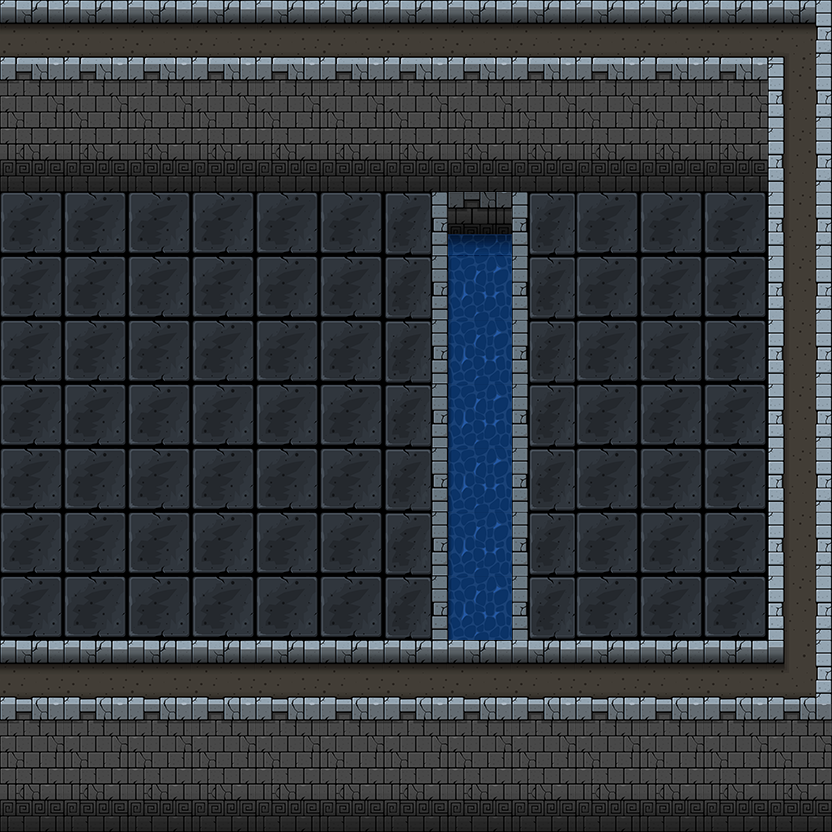

Below is a game level as drawn by its tile map, then a one-line description and the .tmx file that defines it, in full:
An orthogonal 13x13 tile map with 64x64 px tiles, 3 tile layers (flour, blockLayer, upperLayer) and 5 objects.

<map version="1.0" tiledversion="1.1.6" orientation="orthogonal" renderorder="right-down" width="13" height="13" tilewidth="64" tileheight="64" infinite="0" nextobjectid="6">
 <tileset firstgid="1" name="tileSheet30-08ver64px" tilewidth="64" tileheight="64" tilecount="260" columns="13">
  <image source="tileSheet30-08ver64px.png" width="832" height="1280" />
 </tileset>
 <layer name="flour" width="13" height="13">
  <data encoding="csv">
0,0,0,0,0,0,0,0,0,0,0,0,0,
0,0,0,0,0,0,0,0,0,0,0,0,0,
0,0,0,0,0,0,0,0,0,0,0,0,0,
56,56,56,56,56,56,81,0,0,0,0,0,0,
56,56,56,56,56,56,81,0,0,0,0,0,0,
56,56,56,56,56,56,81,0,0,0,0,0,0,
56,56,56,56,56,56,81,0,0,0,0,0,0,
56,56,56,56,56,56,81,0,0,0,0,0,0,
56,56,56,56,56,56,81,0,0,0,0,0,0,
56,56,56,56,56,56,81,0,0,0,0,0,0,
0,0,0,0,0,0,0,0,0,0,0,0,0,
0,0,0,0,0,0,0,0,0,0,0,0,0,
0,0,0,0,0,0,0,0,0,0,0,0,0
</data>
 </layer>
 <layer name="blockLayer" width="13" height="13">
  <data encoding="csv">
5,5,5,5,5,5,5,5,5,5,5,5,62,
19,19,19,19,19,19,19,19,19,19,19,19,27,
32,32,32,32,32,32,32,32,32,32,32,32,27,
0,0,0,0,0,0,0,83,85,56,56,56,27,
0,0,0,0,0,0,0,133,85,56,56,56,27,
0,0,0,0,0,0,0,133,85,56,56,56,27,
0,0,0,0,0,0,0,133,85,56,56,56,27,
0,0,0,0,0,0,0,133,85,56,56,56,27,
0,0,0,0,0,0,0,133,85,56,56,56,27,
0,0,0,0,0,0,0,133,85,56,56,56,27,
0,0,0,0,0,0,0,3,3,3,3,3,75,
19,19,19,19,19,19,19,19,19,19,19,19,19,
32,32,32,32,32,32,32,32,32,32,32,32,32
</data>
 </layer>
 <layer name="upperLayer" width="13" height="13">
  <data encoding="csv">
0,0,0,0,0,0,0,0,0,0,0,0,0,
0,0,0,0,0,0,0,0,0,0,0,0,0,
0,0,0,0,0,0,0,0,0,0,0,0,0,
0,0,0,0,0,0,0,0,0,0,0,0,0,
0,0,0,0,0,0,0,0,0,0,0,0,0,
0,0,0,0,0,0,0,0,0,0,0,0,0,
0,0,0,0,0,0,0,0,0,0,0,0,0,
0,0,0,0,0,0,0,0,0,0,0,0,0,
0,0,0,0,0,0,0,0,0,0,0,0,0,
0,0,0,0,0,0,0,0,0,0,0,0,0,
3,3,3,3,3,3,3,0,0,0,0,0,0,
0,0,0,0,0,0,0,0,0,0,0,0,0,
0,0,0,0,0,0,0,0,0,0,0,0,0
</data>
 </layer>
 <objectgroup name="objectsLayer">
  <object id="1" gid="177" x="378" y="591" width="64" height="64">
   <properties>
    <property name="type" value="playerStartPosition" />
   </properties>
  </object>
  <object id="2" gid="235" x="624" y="274" width="64" height="64">
   <properties>
    <property name="type" value="barrelVacibHit" />
   </properties>
  </object>
  <object id="3" gid="236" x="621" y="371" width="64" height="64">
   <properties>
    <property name="type" value="barrelHaramHit" />
   </properties>
  </object>
  <object id="4" gid="237" x="619" y="475" width="64" height="64">
   <properties>
    <property name="type" value="barrelSunnaHit" />
   </properties>
  </object>
  <object id="5" gid="239" x="618" y="586" width="64" height="64">
   <properties>
    <property name="type" value="barrelFardHit" />
   </properties>
  </object>
 </objectgroup>
</map>
